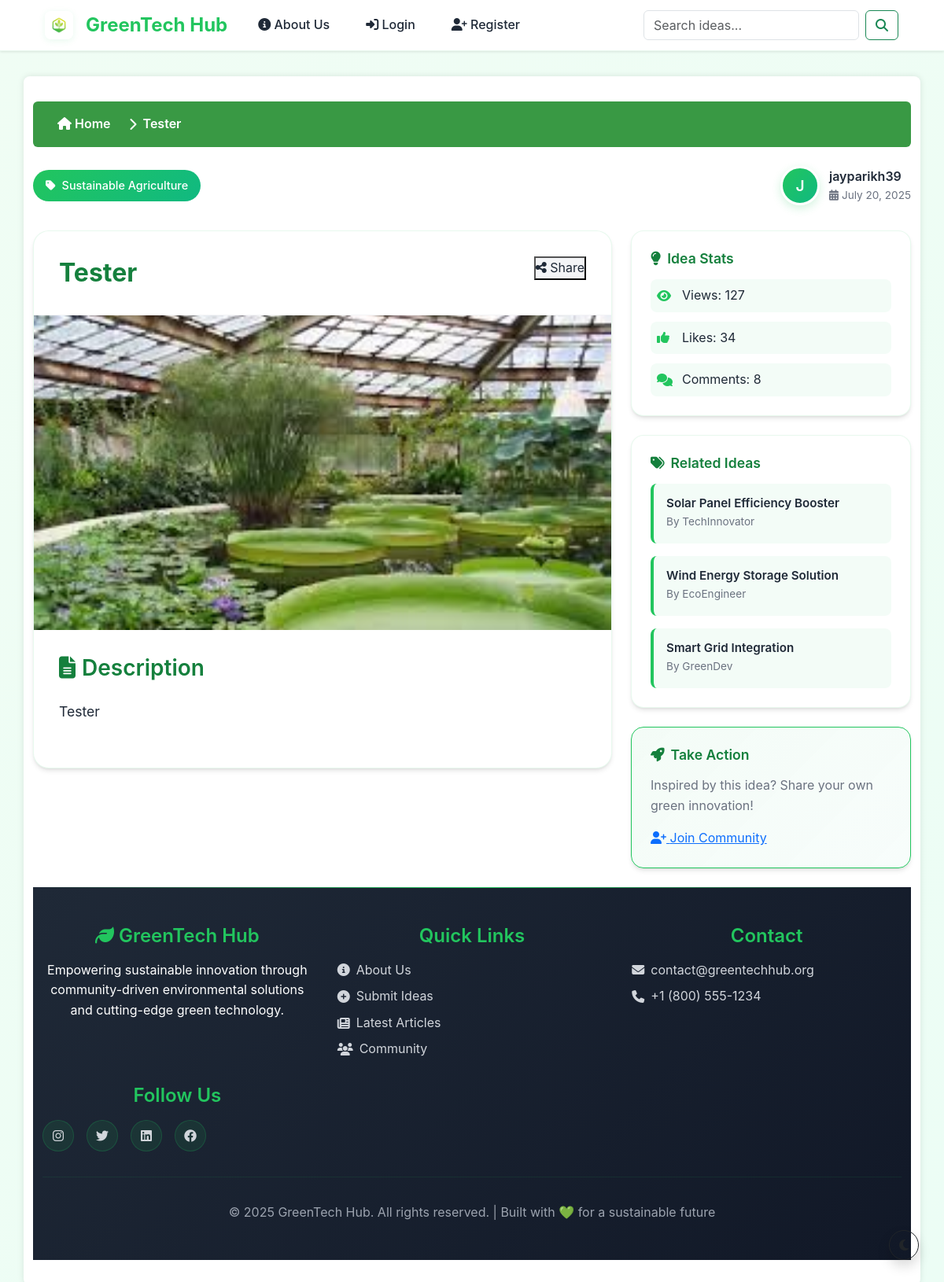
Page /idea/2/ on the committed database.
### green_app/models.py (models this page shows, shortened)
class GreenIdea(models.Model):
    title = models.CharField(max_length=200)
    description = models.TextField()
    submitted_by = models.ForeignKey(User, on_delete=models.CASCADE)
    category = models.ForeignKey(Category, on_delete=models.SET_NULL, null=True)
    image = models.ImageField(upload_to='idea_images/', blank=True, null=True)
    submission_date = models.DateTimeField(auto_now_add=True)

class Category(models.Model):
    name = models.CharField(max_length=100)
    description = models.TextField()

### green_app/views.py (the view)
# urls.py: path('idea/<int:pk>/', views.IdeaDetailView.as_view(), name='idea_detail'),
class IdeaDetailView(DetailView):
    model = GreenIdea
    template_name = 'green_app/idea_detail.html'

### templates/green_app/idea_detail.html (shortened to what this page needs)
{% extends 'green_app/base.html' %}
{% block content %}
<div class="detail-container fade-in-up">
    <div class="detail-header">
        <nav class="breadcrumb-nav">
            <a href="{% url 'index' %}" class="breadcrumb-link">
                <i class="fas fa-home"></i>
                Home
            </a>
            <i class="fas fa-chevron-right"></i>
            <span class="breadcrumb-current">{{ object.title|truncatechars:30 }}</span>
        </nav>
        <div class="idea-meta">
            <div class="category-badge">
                <i class="fas fa-tag"></i>
                {{ object.category.name }}
            </div>
            <div class="submission-info">
                <div class="author-info">
                    <div class="author-avatar">
                        {{ object.submitted_by.username|first|upper }}
                    </div>
                    <div class="author-details">
                        <div class="author-name">{{ object.submitted_by.username }}</div>
                        <div class="submission-date">
                            <i class="fas fa-calendar-alt"></i>
                            {{ object.submission_date|date:"F d, Y" }}
                        </div>
                    </div>
                </div>
            </div>
        </div>
    </div>
    <div class="row">
        <div class="col-lg-8">
            <div class="idea-card">
                <div class="idea-header">
                    <h1 class="idea-title">{{ object.title }}</h1>
                    <div class="idea-actions">
                        <button type="button" class="btn-modern btn-share" onclick="shareIdea()">
                            <i class="fas fa-share-alt"></i>
                            Share
                        </button>
                    </div>
                </div>
                {% if object.image %}
                <div class="idea-image-wrapper">
                    <img src="{{ object.image.url }}" class="idea-image" alt="{{ object.title }}">
                </div>
                {% endif %}
                <div class="idea-content">
                    <div class="content-header">
                        <h3><i class="fas fa-file-alt"></i> Description</h3>
                    </div>
                    <div class="description-text">
                        {{ object.description|linebreaks }}
                    </div>
                </div>
            </div>
        </div>
        <div class="col-lg-4">
            <div class="sidebar-card">
                <h4 class="sidebar-title">
                    <i class="fas fa-lightbulb"></i>
                    Idea Stats
                </h4>
                <div class="stats-list">
                    <div class="stat-item">
                        <i class="fas fa-eye"></i>
                        <span>Views: 127</span>
                    </div>
                    <div class="stat-item">
                        <i class="fas fa-thumbs-up"></i>
                        <span>Likes: 34</span>
                    </div>
                    <div class="stat-item">
                        <i class="fas fa-comments"></i>
                        <span>Comments: 8</span>
                    </div>
                </div>
            </div>
            <div class="sidebar-card">
                <h4 class="sidebar-title">
                    <i class="fas fa-tags"></i>
                    Related Ideas
                </h4>
                <div class="related-ideas">
                    <div class="related-item">
                        <h5>Solar Panel Efficiency Booster</h5>
                        <p>By TechInnovator</p>
                    </div>
                    <div class="related-item">
                        <h5>Wind Energy Storage Solution</h5>
                        <p>By EcoEngineer</p>
                    </div>
                    <div class="related-item">
                        <h5>Smart Grid Integration</h5>
                        <p>By GreenDev</p>
                    </div>
                </div>
            </div>
            <div class="sidebar-card action-card">
                <h4 class="sidebar-title">
                    <i class="fas fa-rocket"></i>
                    Take Action
                </h4>
                <p>Inspired by this idea? Share your own green innovation!</p>
                {% if user.is_authenticated %}
                    <a href="{% url 'submit_idea' %}" class="btn-modern btn-primary w-100">
                        <i class="fas fa-plus-circle"></i>
                        Submit Your Idea
                    </a>
                {% else %}
                    <a href="{% url 'register' %}" class="btn-modern btn-primary w-100">
                        <i class="fas fa-user-plus"></i>
                        Join Community
                    </a>
                {% endif %}
            </div>
        </div>
    </div>
</div>
{% endblock %}

### templates/green_app/base.html (shortened to what this page needs)
<!doctype html>
<html lang="en">
<head>
    <link href="https://cdn.jsdelivr.net/npm/bootstrap@5.3.2/dist/css/bootstrap.min.css" rel="stylesheet">
    <link href="https://cdnjs.cloudflare.com/ajax/libs/font-awesome/6.4.0/css/all.min.css" rel="stylesheet">
    {% load static %}
    <link rel="stylesheet" href="{% static 'green_app/style.css' %}">
</head>
<body id="body" class="">
    <nav class="navbar navbar-expand-lg sticky-top">
        <div class="container">
            <a class="navbar-brand" href="{% url 'index' %}">
                <img src="{% static 'green_app/logo.png' %}" alt="GreenTech Hub Logo" style="height: 36px; width: 36px; margin-right: 8px; vertical-align: middle; border-radius: 8px; box-shadow: 0 2px 8px rgba(34,197,94,0.10); background: white;">
                <span style="vertical-align:middle;">GreenTech Hub</span>
            </a>
            <div class="collapse navbar-collapse" id="navbarNav">
                <ul class="navbar-nav me-auto mb-2 mb-lg-0">
                    <li class="nav-item"><a class="nav-link" href="{% url 'about_us' %}"><i class="fas fa-info-circle"></i> About Us</a></li>
                    {% if user.is_authenticated %}
                        <li class="nav-item"><a class="nav-link" href="{% url 'submit_idea' %}"><i class="fas fa-plus-circle"></i> Submit Idea</a></li>
                        <li class="nav-item dropdown">
                            <a class="nav-link dropdown-toggle" href="#" id="accountDropdown" role="button" data-bs-toggle="dropdown" aria-expanded="false">
                                <i class="fas fa-user-circle"></i> Account
                            </a>
                            <ul class="dropdown-menu dropdown-menu-end" aria-labelledby="accountDropdown">
                                <li><a class="dropdown-item" href="{% url 'user_history' %}"><i class="fas fa-history"></i> User History</a></li>
                                <li><a class="dropdown-item" href="{% url 'logout' %}"><i class="fas fa-sign-out-alt"></i> Logout</a></li>
                                <li><a class="dropdown-item text-danger" href="{% url 'unregister' %}"><i class="fas fa-user-times"></i> Unregister</a></li>
                            </ul>
                        </li>
                    {% else %}
                        <li class="nav-item"><a class="nav-link" href="{% url 'login' %}"><i class="fas fa-sign-in-alt"></i> Login</a></li>
                        <li class="nav-item"><a class="nav-link" href="{% url 'register' %}"><i class="fas fa-user-plus"></i> Register</a></li>
                    {% endif %}
                </ul>
                <form class="d-flex me-3" role="search" method="get" action="{% url 'search' %}">
                    <input class="form-control me-2" type="search" placeholder="Search ideas..." aria-label="Search" name="q" value="{{ request.GET.q|default:'' }}">
                    <button class="btn btn-outline-success" type="submit"><i class="fas fa-search"></i></button>
                </form>
            </div>
        </div>
    </nav>
    <main class="container {% if request.path != '/' %}non-home{% endif %}">
        {% block content %}{% endblock %}
    <footer class="footer">
        <div class="container">
            <div class="footer-content">
                <div class="footer-section">
                    <h4><i class="fas fa-leaf"></i> GreenTech Hub</h4>
                    <p>Empowering sustainable innovation through community-driven environmental solutions and cutting-edge green technology.</p>
                </div>
                <div class="footer-section">
                    <h4>Quick Links</h4>
                    <div style="display: flex; flex-direction: column; gap: 0.5rem;">
                        <a href="{% url 'about_us' %}"><i class="fas fa-info-circle"></i> About Us</a>
                        <a href="{% url 'submit_idea' %}"><i class="fas fa-plus-circle"></i> Submit Ideas</a>
                        <a href="#"><i class="fas fa-newspaper"></i> Latest Articles</a>
                        <a href="#"><i class="fas fa-users"></i> Community</a>
                    </div>
                </div>
                <div class="footer-section">
                    <h4>Contact</h4>
                    <div style="display: flex; flex-direction: column; gap: 0.5rem;">
                        <a href="mailto:contact@greentechhub.org">
                            <i class="fas fa-envelope"></i> contact@greentechhub.org
                        </a>
                        <a href="tel:+18005551234">
                            <i class="fas fa-phone"></i> +1 (800) 555-1234
                        </a>
                    </div>
                </div>
                <div class="footer-section">
                    <h4>Follow Us</h4>
                    <div class="social-links">
                        <a href="#" class="social-link" title="Instagram">
                            <i class="fab fa-instagram"></i>
                        </a>
                        <a href="#" class="social-link" title="Twitter">
                            <i class="fab fa-twitter"></i>
                        </a>
                        <a href="#" class="social-link" title="LinkedIn">
                            <i class="fab fa-linkedin"></i>
                        </a>
                        <a href="#" class="social-link" title="Facebook">
                            <i class="fab fa-facebook"></i>
                        </a>
                    </div>
                </div>
            </div>
            <div class="footer-bottom">
                <p>&copy; {% now "Y" %} GreenTech Hub. All rights reserved. | Built with 💚 for a sustainable future</p>
            </div>
        </div>
    </footer>
    <button onclick="toggleDarkMode()" style="position: fixed; bottom: 2rem; right: 2rem; z-index: 9999;" class="btn btn-outline-dark rounded-circle shadow">
        <i class="fas fa-moon"></i>
    </button>
</body>
</html>

### static/green_app/style.css (style rules this page uses)
body { font-family: 'Segoe UI', Tahoma, Geneva, Verdana, sans-serif; margin: 0; padding: 0; background-color: #f4f6f8; color: #333; }
header, footer { background-color: #2e7d32; color: white; padding: 1rem 2rem; text-align: center; }
nav { background-color: #388e3c; padding: 1rem; text-align: center; }
nav a { color: white; margin: 0 15px; text-decoration: none; font-weight: bold; }
main { padding: 2rem; max-width: 1000px; margin: auto; background-color: white; box-shadow: 0px 0px 8px rgba(0,0,0,0.1); border-radius: 8px; margin-top: 2rem; }
h1, h2, h3 { color: #2e7d32; }
footer { margin-top: 3rem; }

### templates/green_app/base.html (style rules this page uses)
:root { --primary-green: #22c55e; --dark-green: #15803d; --light-green: #dcfce7; --accent-green: #10b981; --text-dark: #1f2937; --text-light: #6b7280; --card-shadow: 0 4px 6px -1px rgb(0 0 0 / 0.1), 0 2px 4px -2px rgb(0 0 0 / 0.1); --card-hover-shadow: 0 20px 25px -5px rgb(0 0 0 / 0.1), 0 10px 10px -5px rgb(0 0 0 / 0.04); }
* { margin: 0; padding: 0; box-sizing: border-box; }
body { background: linear-gradient(135deg, #f0fdf4 0%, #ecfdf5 100%); font-family: 'Inter', -apple-system, BlinkMacSystemFont, sans-serif; line-height: 1.6; color: var(--text-dark); display: flex; flex-direction: column; min-height: 100vh; }
.navbar { background: rgba(255, 255, 255, 0.95); backdrop-filter: blur(10px); border-bottom: 1px solid rgba(34, 197, 94, 0.1); box-shadow: 0 1px 3px 0 rgb(0 0 0 / 0.1); transition: all 0.3s ease; }
.navbar-brand { font-weight: 700; font-size: 1.5rem; color: var(--primary-green) !important; display: flex; align-items: center; gap: 0.5rem; }
.nav-link { color: var(--text-dark) !important; font-weight: 500; transition: all 0.3s ease; position: relative; }
.nav-link::after { content: ''; position: absolute; width: 0; height: 2px; bottom: -5px; left: 0; background-color: var(--primary-green); transition: width 0.3s ease; }
main { flex: 1; padding: 2rem 0; }
.footer { background: linear-gradient(135deg, var(--text-dark) 0%, #111827 100%); color: white; padding: 3rem 0 2rem; margin-top: auto; position: relative; overflow: hidden; }
.footer::before { content: ''; position: absolute; top: 0; left: 0; right: 0; height: 1px; background: linear-gradient(90deg, transparent, var(--primary-green), transparent); }
.footer-content { display: grid; grid-template-columns: repeat(auto-fit, minmax(250px, 1fr)); gap: 2rem; margin-bottom: 2rem; }
.footer-section h4 { color: var(--primary-green); margin-bottom: 1rem; font-weight: 600; }
.footer a { color: #d1d5db; text-decoration: none; transition: all 0.3s ease; display: inline-flex; align-items: center; gap: 0.5rem; }
.social-links { display: flex; gap: 1rem; }
.social-link { width: 40px; height: 40px; border-radius: 50%; background: rgba(34, 197, 94, 0.1); display: flex; align-items: center; justify-content: center; color: var(--primary-green); border: 1px solid rgba(34, 197, 94, 0.2); transition: all 0.3s ease; }
.footer-bottom { text-align: center; padding-top: 2rem; border-top: 1px solid rgba(34, 197, 94, 0.1); color: #9ca3af; }
.fade-in-up { animation: fadeInUp 0.6s ease-out forwards; }

### rows in the picture
GreenIdea: title "Tester", category.name "Sustainable Agriculture", submitted_by.username|first "J", submitted_by.username "jayparikh39", submission_date "July 20, 2025", image (picture), description "Tester"
